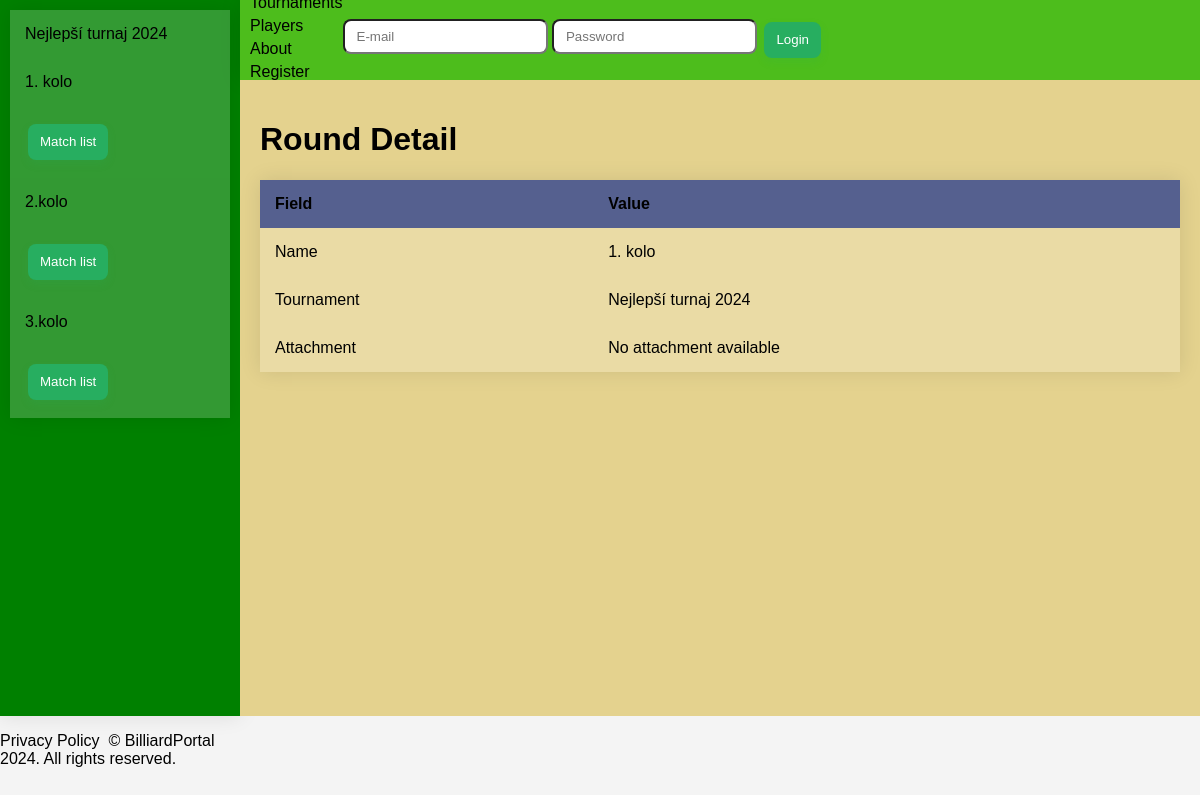
The app's page /tournament/1/3/ with its own data.
### tournaments/models.py (models this page shows, shortened)
class Tournament(models.Model):
    name = models.CharField(max_length=255)
    start_date = models.DateTimeField()
    end_date = models.DateTimeField()
    attachment = models.FileField(upload_to='attachments/', blank=True, null=True)
    organizers = models.ManyToManyField(Player, related_name='organized_tournaments')
    players = models.ManyToManyField(Player, related_name='participating_tournaments')

class Round(models.Model):
    name = models.CharField(max_length=255)
    attachment = models.FileField(upload_to='attachments/', blank=True, null=True)
    tournament = models.ForeignKey(Tournament, related_name='rounds', on_delete=models.CASCADE)

### tournaments/views.py (the view)
# urls.py: path('<int:tournament_pk>/<int:round_pk>/', RoundDetailView.as_view(template_name="./tournament/round_detail.html"), name='round_detail'),
class RoundDetailView(ContextMixin, DetailView):
    model = Round
    context_object_name = 'round'
    def get_object(self):
        return Round.objects.get(pk=self.kwargs['round_pk'])

### templates/tournament/round_detail.html
{% extends "base.html" %}
{% block main_space %}
<h1>Round Detail</h1>
    <table>
        <thead>
            <tr>
                <th class="l">Field</th>
                <th class="r">Value</th>
            </tr>
        </thead>
        <tbody>
            <tr>
                <td class="l">Name</td>
                <td class="r">{{ round.name }}</td>
            </tr>
            <tr>
                <td class="l">Tournament</td>
                <td class="r">{{ round.tournament.name }}</td>
            </tr>
            <tr>
                <td class="l">Attachment</td>
                <td class="r">
                    {% if round.attachment %}
                        <a href="{{ round.attachment.url }}">{{ round.attachment.name }}</a>
                    {% else %}
                        No attachment available
                    {% endif %}
                </td>
            </tr>
        </tbody>
    </table>
{% endblock main_space %}

### templates/sidebar.html (shortened to what this page needs)
{% if 'update' in request.path %}
    {% url 'tournament_update' tournament.id as tournament_url %}
{% else %}
    {% url 'tournament_detail' tournament.id as tournament_url %}
{% endif %}
<nav>
    {% if tournament %}
    <table>
        <tbody>
            <tr>
                <td colspan="2"><a href="{{ tournament_url }}">{{ tournament.name }}</a></td>
            </tr>
            {% for round_item in rounds %}
                {% if 'update' in request.path %}
                    {% url 'roundmatch_update' tournament.id round_item.id as round_url %}
                {% else %}
                    {% url 'round_detail' tournament.id round_item.id as round_url %}
                {% endif %}
                <tr>
                    <td colspan="2"><a href="{{ round_url }}">{{ round_item.name }}</a></td>
                </tr>
                <tr>
                    <td><a href="{% url 'match_list' tournament.id round_item.id %}"><button class="button-68" type="button">Match list</button></a></td>
                </tr>
            {% endfor %}
        </tbody>
    </table>
    {% endif %}
</nav>

### static/style.css (style rules this page uses)
body { height: 98vh; display: grid; grid-template-columns: 20vw 1fr; grid-template-rows: 10vh 1fr; font-family: Arial, sans-serif; margin: 0; background-color: #f4f4f4; }
a { color: black; text-decoration: none; }
table { width: 100%; border-collapse: collapse; overflow: hidden; box-shadow: 0 0 20px rgba(0, 0, 0, 0.1); margin-bottom: 20px; }
th, td { padding: 15px; background-color: rgba(255, 255, 255, 0.2); }
th { text-align: left; }
thead th { background-color: #55608f; }
tbody td { position: relative; }
button { appearance: none; backface-visibility: hidden; background-color: #27ae60; border-radius: 8px; border-style: none; box-shadow: rgba(39, 174, 96, .15) 0 4px 9px; box-sizing: border-box; color: #fff; cursor: pointer; display: inline-block; letter-spacing: normal; line-height: 1.5; outline: none; overflow: hidden; padding: 1vh 1vw; margin: 3px; position: relative; text-align: center; text-decoration: none; transform: translate3d(0, 0, 0); transition: all .3s; user-select: none; -webkit-user-select: none; touch-action: manipulation; vertical-align: top; white-space: nowrap; }

### records on screen
Tournament: name "Nejlepší turnaj 2024"
Round: name "1. kolo", tournament.name "Nejlepší turnaj 2024"
Round: name "2.kolo"
Round: name "3.kolo"
